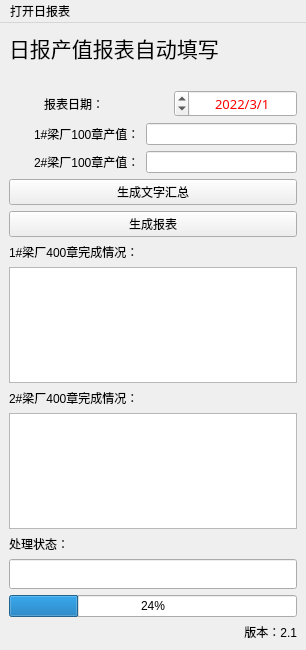
<?xml version="1.0" encoding="UTF-8"?>
<ui version="4.0">
 <class>MainWindow</class>
 <widget class="QMainWindow" name="MainWindow">
  <property name="geometry">
   <rect>
    <x>0</x>
    <y>0</y>
    <width>306</width>
    <height>650</height>
   </rect>
  </property>
  <property name="minimumSize">
   <size>
    <width>306</width>
    <height>650</height>
   </size>
  </property>
  <property name="maximumSize">
   <size>
    <width>306</width>
    <height>650</height>
   </size>
  </property>
  <property name="windowTitle">
   <string>辅助填报</string>
  </property>
  <widget class="QWidget" name="centralwidget">
   <layout class="QVBoxLayout" name="verticalLayout_10">
    <item>
     <layout class="QVBoxLayout" name="verticalLayout_9">
      <item>
       <layout class="QVBoxLayout" name="verticalLayout_8">
        <item>
         <widget class="QLabel" name="label">
          <property name="font">
           <font>
            <family>黑体</family>
            <pointsize>16</pointsize>
           </font>
          </property>
          <property name="text">
           <string>日报产值报表自动填写</string>
          </property>
         </widget>
        </item>
        <item>
         <layout class="QVBoxLayout" name="verticalLayout_7">
          <property name="topMargin">
           <number>20</number>
          </property>
          <item>
           <layout class="QHBoxLayout" name="horizontalLayout">
            <property name="leftMargin">
             <number>35</number>
            </property>
            <property name="rightMargin">
             <number>0</number>
            </property>
            <item>
             <widget class="QLabel" name="label_2">
              <property name="text">
               <string>报表日期：</string>
              </property>
             </widget>
            </item>
            <item>
             <widget class="QDateEdit" name="date">
              <property name="palette">
               <palette>
                <active>
                 <colorrole role="Text">
                  <brush brushstyle="SolidPattern">
                   <color alpha="255">
                    <red>255</red>
                    <green>0</green>
                    <blue>0</blue>
                   </color>
                  </brush>
                 </colorrole>
                 <colorrole role="PlaceholderText">
                  <brush brushstyle="SolidPattern">
                   <color alpha="128">
                    <red>0</red>
                    <green>170</green>
                    <blue>0</blue>
                   </color>
                  </brush>
                 </colorrole>
                </active>
                <inactive>
                 <colorrole role="Text">
                  <brush brushstyle="SolidPattern">
                   <color alpha="255">
                    <red>255</red>
                    <green>0</green>
                    <blue>0</blue>
                   </color>
                  </brush>
                 </colorrole>
                 <colorrole role="PlaceholderText">
                  <brush brushstyle="SolidPattern">
                   <color alpha="128">
                    <red>0</red>
                    <green>170</green>
                    <blue>0</blue>
                   </color>
                  </brush>
                 </colorrole>
                </inactive>
                <disabled>
                 <colorrole role="Text">
                  <brush brushstyle="SolidPattern">
                   <color alpha="255">
                    <red>120</red>
                    <green>120</green>
                    <blue>120</blue>
                   </color>
                  </brush>
                 </colorrole>
                 <colorrole role="PlaceholderText">
                  <brush brushstyle="SolidPattern">
                   <color alpha="128">
                    <red>0</red>
                    <green>0</green>
                    <blue>0</blue>
                   </color>
                  </brush>
                 </colorrole>
                </disabled>
               </palette>
              </property>
              <property name="font">
               <font>
                <family>黑体</family>
                <pointsize>10</pointsize>
                <weight>50</weight>
                <bold>false</bold>
               </font>
              </property>
              <property name="layoutDirection">
               <enum>Qt::RightToLeft</enum>
              </property>
              <property name="alignment">
               <set>Qt::AlignCenter</set>
              </property>
              <property name="currentSection">
               <enum>QDateTimeEdit::YearSection</enum>
              </property>
              <property name="displayFormat">
               <string>d/M/yyyy</string>
              </property>
              <property name="currentSectionIndex">
               <number>0</number>
              </property>
              <property name="date">
               <date>
                <year>2022</year>
                <month>3</month>
                <day>1</day>
               </date>
              </property>
             </widget>
            </item>
           </layout>
          </item>
          <item>
           <layout class="QVBoxLayout" name="verticalLayout_6">
            <item>
             <layout class="QVBoxLayout" name="verticalLayout">
              <item>
               <layout class="QHBoxLayout" name="horizontalLayout_2">
                <property name="leftMargin">
                 <number>25</number>
                </property>
                <item>
                 <widget class="QLabel" name="label_4">
                  <property name="text">
                   <string>1#梁厂100章产值：</string>
                  </property>
                 </widget>
                </item>
                <item>
                 <widget class="QLineEdit" name="factory1100">
                  <property name="cursor">
                   <cursorShape>IBeamCursor</cursorShape>
                  </property>
                  <property name="alignment">
                   <set>Qt::AlignCenter</set>
                  </property>
                 </widget>
                </item>
               </layout>
              </item>
              <item>
               <layout class="QHBoxLayout" name="horizontalLayout_3">
                <property name="leftMargin">
                 <number>25</number>
                </property>
                <item>
                 <widget class="QLabel" name="label_5">
                  <property name="text">
                   <string>2#梁厂100章产值：</string>
                  </property>
                 </widget>
                </item>
                <item>
                 <widget class="QLineEdit" name="factory2100">
                  <property name="alignment">
                   <set>Qt::AlignCenter</set>
                  </property>
                  <property name="dragEnabled">
                   <bool>false</bool>
                  </property>
                 </widget>
                </item>
               </layout>
              </item>
             </layout>
            </item>
            <item>
             <widget class="QPushButton" name="button1">
              <property name="text">
               <string>生成文字汇总</string>
              </property>
             </widget>
            </item>
            <item>
             <widget class="QPushButton" name="button2">
              <property name="text">
               <string>生成报表</string>
              </property>
             </widget>
            </item>
            <item>
             <layout class="QVBoxLayout" name="verticalLayout_5">
              <item>
               <layout class="QVBoxLayout" name="verticalLayout_3">
                <item>
                 <widget class="QLabel" name="label_6">
                  <property name="text">
                   <string>1#梁厂400章完成情况：</string>
                  </property>
                 </widget>
                </item>
                <item>
                 <widget class="QTextEdit" name="factory1400">
                  <property name="palette">
                   <palette>
                    <active>
                     <colorrole role="Text">
                      <brush brushstyle="SolidPattern">
                       <color alpha="255">
                        <red>0</red>
                        <green>0</green>
                        <blue>255</blue>
                       </color>
                      </brush>
                     </colorrole>
                     <colorrole role="PlaceholderText">
                      <brush brushstyle="SolidPattern">
                       <color alpha="128">
                        <red>0</red>
                        <green>0</green>
                        <blue>255</blue>
                       </color>
                      </brush>
                     </colorrole>
                    </active>
                    <inactive>
                     <colorrole role="Text">
                      <brush brushstyle="SolidPattern">
                       <color alpha="255">
                        <red>0</red>
                        <green>0</green>
                        <blue>255</blue>
                       </color>
                      </brush>
                     </colorrole>
                     <colorrole role="PlaceholderText">
                      <brush brushstyle="SolidPattern">
                       <color alpha="128">
                        <red>0</red>
                        <green>0</green>
                        <blue>255</blue>
                       </color>
                      </brush>
                     </colorrole>
                    </inactive>
                    <disabled>
                     <colorrole role="Text">
                      <brush brushstyle="SolidPattern">
                       <color alpha="255">
                        <red>120</red>
                        <green>120</green>
                        <blue>120</blue>
                       </color>
                      </brush>
                     </colorrole>
                     <colorrole role="PlaceholderText">
                      <brush brushstyle="SolidPattern">
                       <color alpha="128">
                        <red>0</red>
                        <green>0</green>
                        <blue>0</blue>
                       </color>
                      </brush>
                     </colorrole>
                    </disabled>
                   </palette>
                  </property>
                 </widget>
                </item>
               </layout>
              </item>
              <item>
               <layout class="QVBoxLayout" name="verticalLayout_4">
                <item>
                 <widget class="QLabel" name="label_7">
                  <property name="text">
                   <string>2#梁厂400章完成情况：</string>
                  </property>
                 </widget>
                </item>
                <item>
                 <widget class="QTextEdit" name="factory2400">
                  <property name="palette">
                   <palette>
                    <active>
                     <colorrole role="Text">
                      <brush brushstyle="SolidPattern">
                       <color alpha="255">
                        <red>0</red>
                        <green>0</green>
                        <blue>255</blue>
                       </color>
                      </brush>
                     </colorrole>
                     <colorrole role="PlaceholderText">
                      <brush brushstyle="SolidPattern">
                       <color alpha="128">
                        <red>0</red>
                        <green>0</green>
                        <blue>255</blue>
                       </color>
                      </brush>
                     </colorrole>
                    </active>
                    <inactive>
                     <colorrole role="Text">
                      <brush brushstyle="SolidPattern">
                       <color alpha="255">
                        <red>0</red>
                        <green>0</green>
                        <blue>255</blue>
                       </color>
                      </brush>
                     </colorrole>
                     <colorrole role="PlaceholderText">
                      <brush brushstyle="SolidPattern">
                       <color alpha="128">
                        <red>0</red>
                        <green>0</green>
                        <blue>255</blue>
                       </color>
                      </brush>
                     </colorrole>
                    </inactive>
                    <disabled>
                     <colorrole role="Text">
                      <brush brushstyle="SolidPattern">
                       <color alpha="255">
                        <red>120</red>
                        <green>120</green>
                        <blue>120</blue>
                       </color>
                      </brush>
                     </colorrole>
                     <colorrole role="PlaceholderText">
                      <brush brushstyle="SolidPattern">
                       <color alpha="128">
                        <red>0</red>
                        <green>0</green>
                        <blue>0</blue>
                       </color>
                      </brush>
                     </colorrole>
                    </disabled>
                   </palette>
                  </property>
                 </widget>
                </item>
               </layout>
              </item>
             </layout>
            </item>
           </layout>
          </item>
         </layout>
        </item>
       </layout>
      </item>
      <item>
       <layout class="QVBoxLayout" name="verticalLayout_2">
        <item>
         <widget class="QLabel" name="label_3">
          <property name="text">
           <string>处理状态：</string>
          </property>
         </widget>
        </item>
        <item>
         <widget class="QLineEdit" name="state">
          <property name="palette">
           <palette>
            <active>
             <colorrole role="Text">
              <brush brushstyle="SolidPattern">
               <color alpha="255">
                <red>255</red>
                <green>0</green>
                <blue>0</blue>
               </color>
              </brush>
             </colorrole>
             <colorrole role="PlaceholderText">
              <brush brushstyle="SolidPattern">
               <color alpha="128">
                <red>255</red>
                <green>0</green>
                <blue>0</blue>
               </color>
              </brush>
             </colorrole>
            </active>
            <inactive>
             <colorrole role="Text">
              <brush brushstyle="SolidPattern">
               <color alpha="255">
                <red>255</red>
                <green>0</green>
                <blue>0</blue>
               </color>
              </brush>
             </colorrole>
             <colorrole role="PlaceholderText">
              <brush brushstyle="SolidPattern">
               <color alpha="128">
                <red>255</red>
                <green>0</green>
                <blue>0</blue>
               </color>
              </brush>
             </colorrole>
            </inactive>
            <disabled>
             <colorrole role="Text">
              <brush brushstyle="SolidPattern">
               <color alpha="255">
                <red>120</red>
                <green>120</green>
                <blue>120</blue>
               </color>
              </brush>
             </colorrole>
             <colorrole role="PlaceholderText">
              <brush brushstyle="SolidPattern">
               <color alpha="128">
                <red>0</red>
                <green>0</green>
                <blue>0</blue>
               </color>
              </brush>
             </colorrole>
            </disabled>
           </palette>
          </property>
          <property name="font">
           <font>
            <family>黑体</family>
            <pointsize>11</pointsize>
           </font>
          </property>
          <property name="alignment">
           <set>Qt::AlignCenter</set>
          </property>
         </widget>
        </item>
        <item>
         <widget class="QProgressBar" name="progressBar">
          <property name="value">
           <number>24</number>
          </property>
         </widget>
        </item>
        <item>
         <widget class="QLabel" name="label_8">
          <property name="text">
           <string>版本：2.1</string>
          </property>
          <property name="alignment">
           <set>Qt::AlignRight|Qt::AlignTrailing|Qt::AlignVCenter</set>
          </property>
         </widget>
        </item>
       </layout>
      </item>
     </layout>
    </item>
   </layout>
  </widget>
  <widget class="QMenuBar" name="menuBar">
   <property name="geometry">
    <rect>
     <x>0</x>
     <y>0</y>
     <width>306</width>
     <height>26</height>
    </rect>
   </property>
   <widget class="QMenu" name="menu">
    <property name="title">
     <string>打开日报表</string>
    </property>
    <addaction name="actionDaily_report"/>
   </widget>
   <addaction name="menu"/>
  </widget>
  <action name="actionfankui">
   <property name="text">
    <string>fankui</string>
   </property>
  </action>
  <action name="actionDaily_report">
   <property name="text">
    <string>Daily report</string>
   </property>
  </action>
 </widget>
 <resources/>
 <connections/>
</ui>
